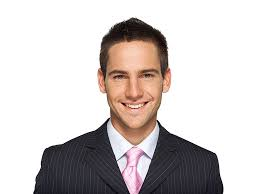
#> input picture CS 6476 - Computer Vision/Course Work/Problem Set 6 - Image Classification/input_images/man.jpeg, 260 x 194 px; its folder holds only this picture in this run
$ python experiment.py   (older library calls are emulated)
#> lines starting #> are read from the running program, lines starting #| are printed output that depends on the picture; pictures that were not available may be replaced by others from this repository, and a replacement may not be noted
### CS 6476 - Computer Vision/Course Work/Problem Set 6 - Image Classification/ps6.py
"""Problem Set 6: PCA, Boosting, Haar Features, Viola-Jones."""
import numpy as np
import cv2
import os
import sys

from helper_classes import WeakClassifier, VJ_Classifier


# assignment code
# [114 lines left out: functions load_images, split_dataset, get_mean_face, normalize_and_scale, pca, not called in this run]


class Boosting:
    """Boosting classifier.

    Args:
        X (numpy.array): Data array of flattened images
                         (row:observations, col:features) (float).
        y (numpy.array): Labels array of shape (observations, ).
        num_iterations (int): number of iterations
                              (ie number of weak classifiers).

    Attributes:
        Xtrain (numpy.array): Array of flattened images (float32).
        ytrain (numpy.array): Labels array (float32).
        num_iterations (int): Number of iterations for the boosting loop.
        weakClassifiers (list): List of weak classifiers appended in each
                               iteration.
        alphas (list): List of alpha values, one for each classifier.
        num_obs (int): Number of observations.
        weights (numpy.array): Array of normalized weights, one for each
                               observation.
        eps (float): Error threshold value to indicate whether to update
                     the current weights or stop training.
    """

    # [9 lines left out: function __init__, not called in this run]

    def calc_eps(self, pred_y):
        return np.sum(self.weights[pred_y != self.ytrain])

    def calc_alpha(self, eps):
        return 0.5 * np.log(((1 - eps) / eps))

    @staticmethod
    def normalize_weights(weights):
        return weights / np.sum(weights)

    # [53 lines left out: functions train, evaluate, predict, not called in this run]


class HaarFeature:
    """Haar-like features.

    Args:
        feat_type (tuple): Feature type {(2, 1), (1, 2), (3, 1), (2, 2)}.
        position (tuple): (row, col) position of the feature's top left corner.
        size (tuple): Feature's (height, width)

    Attributes:
        feat_type (tuple): Feature type.
        position (tuple): Feature's top left corner.
        size (tuple): Feature's width and height.
    """

    def __init__(self, feat_type, position, size):
        self.feat_type = feat_type
        self.position = position
        self.size = size

    # [125 lines left out: functions place_feature, _create_two_horizontal_feature, _create_two_vertical_feature, _create_three_horizontal_feature, _create_three_vertical_feature, _create_four_square_feature and 1 more, not called in this run]

    def evaluate(self, ii):
        """Evaluates a feature's score on a given integral image.

        Calculate the score of a feature defined by the self.feat_type.
        Using the integral image and the sum / subtraction of rectangles to
        obtain a feature's value. Add the feature's white area value and
        subtract the gray area.

        For example, on a feature of type (2, 1):
        score = sum of pixels in the white area - sum of pixels in the gray area

        Keep in mind you will need to use the rectangle sum / subtraction
        method and not numpy.sum(). This will make this process faster and
        will be useful in the ViolaJones algorithm.

        Args:
            ii (numpy.array): Integral Image.

        Returns:
            float: Score value.
        """
        get_times = False

        ii = ii.astype(np.float)

        feat_type = self.feat_type  # Change feature type
        pos = self.position
        size = self.size

        if feat_type == (2, 1):

            x1 = pos[0] - 1
            y1 = pos[1] - 1
            x2 = pos[0] + (size[0] // 2) - 1
            y2 = pos[1] + size[1] - 1
            pta = ii[x1, y1]
            ptb = ii[x1, y2]
            ptc = ii[x2, y1]
            ptd = ii[x2, y2]
            A = ptd - ptc - ptb + pta

            x1 = pos[0] - 1 + size[0] // 2
            y1 = pos[1] - 1
            x2 = pos[0] + size[0] - 1
            y2 = pos[1] + size[1] - 1
            pta = ii[x1, y1]
            ptb = ii[x1, y2]
            ptc = ii[x2, y1]
            ptd = ii[x2, y2]
            B = ptd - ptc - ptb + pta
            return A - B

        if feat_type == (1, 2):
            x1 = pos[0] - 1
            y1 = pos[1] - 1
            x2 = pos[0] - 1 + size[0]
            y2 = pos[1] - 1 + size[1] // 2
            pta = ii[x1, y1]
            ptb = ii[x1, y2]
            ptc = ii[x2, y1]
            ptd = ii[x2, y2]
            A = ptd - ptc - ptb + pta

            x1 = pos[0] - 1
            y1 = pos[1] - 1 + size[1] // 2
            x2 = pos[0] - 1 + size[0]
            y2 = pos[1] - 1 + size[1]
            pta = ii[x1, y1]
            ptb = ii[x1, y2]
            ptc = ii[x2, y1]
            ptd = ii[x2, y2]
            B = ptd - ptc - ptb + pta
            return A - B

        if feat_type == (3, 1):
            x1 = pos[0] - 1
            y1 = pos[1] - 1
            x2 = pos[0] - 1 + size[0] // 3
            y2 = pos[1] - 1 + size[1]
            pta = ii[x1, y1]
            ptb = ii[x1, y2]
            ptc = ii[x2, y1]
            ptd = ii[x2, y2]
            A = ptd - ptc - ptb + pta

            x1 = pos[0] - 1 + size[0] // 3
            y1 = pos[1] - 1
            x2 = pos[0] - 1 + 2 * size[0] // 3
            y2 = pos[1] - 1 + size[1]
            pta = ii[x1, y1]
            ptb = ii[x1, y2]
            ptc = ii[x2, y1]
            ptd = ii[x2, y2]
            B = ptd - ptc - ptb + pta

            x1 = pos[0] - 1 + 2 * size[0] // 3
            y1 = pos[1] - 1
            x2 = pos[0] - 1 + size[0]
            y2 = pos[1] - 1 + size[1]
            pta = ii[x1, y1]
            ptb = ii[x1, y2]
            ptc = ii[x2, y1]
            ptd = ii[x2, y2]
            C = ptd - ptc - ptb + pta
            return A - B + C

        if feat_type == (1, 3):
            x1 = pos[0] - 1
            y1 = pos[1] - 1
            x2 = pos[0] - 1 + size[0]
            y2 = pos[1] - 1 + size[1] // 3
            pta = ii[x1, y1]
            ptb = ii[x1, y2]
            ptc = ii[x2, y1]
            ptd = ii[x2, y2]
            A = ptd - ptc - ptb + pta

            x1 = pos[0] - 1
            y1 = pos[1] - 1 + size[1] // 3
            x2 = pos[0] - 1 + size[0]
            y2 = pos[1] - 1 + 2 * size[1] // 3
            pta = ii[x1, y1]
            ptb = ii[x1, y2]
            ptc = ii[x2, y1]
            ptd = ii[x2, y2]
            B = ptd - ptc - ptb + pta

            x1 = pos[0] - 1
            y1 = pos[1] - 1 + 2 * size[1] // 3
            x2 = pos[0] - 1 + size[0]
            y2 = pos[1] - 1 + size[1]
            pta = ii[x1, y1]
            ptb = ii[x1, y2]
            ptc = ii[x2, y1]
            ptd = ii[x2, y2]
            C = ptd - ptc - ptb + pta
            return A - B + C

        if feat_type == (2, 2):
            x1 = pos[0] - 1
            y1 = pos[1] - 1
            x2 = pos[0] - 1 + size[0] // 2
            y2 = pos[1] - 1 + size[1] // 2
            pta = ii[x1, y1]
            ptb = ii[x1, y2]
            ptc = ii[x2, y1]
            ptd = ii[x2, y2]
            A = ptd - ptc - ptb + pta

            x1 = pos[0] - 1
            y1 = pos[1] - 1 + size[1] // 2
            x2 = pos[0] - 1 + size[0] // 2
            y2 = pos[1] - 1 + size[1]
            pta = ii[x1, y1]
            ptb = ii[x1, y2]
            ptc = ii[x2, y1]
            ptd = ii[x2, y2]
            B = ptd - ptc - ptb + pta

            x1 = pos[0] - 1 + size[0] // 2
            y1 = pos[1] - 1
            x2 = pos[0] - 1 + size[0]
            y2 = pos[1] - 1 + size[1] // 2
            pta = ii[x1, y1]
            ptb = ii[x1, y2]
            ptc = ii[x2, y1]
            ptd = ii[x2, y2]
            C = ptd - ptc - ptb + pta

            x1 = pos[0] - 1 + size[0] // 2
            y1 = pos[1] - 1 + size[1] // 2
            x2 = pos[0] - 1 + size[0]
            y2 = pos[1] - 1 + size[1]
            pta = ii[x1, y1]
            ptb = ii[x1, y2]
            ptc = ii[x2, y1]
            ptd = ii[x2, y2]
            D = ptd - ptc - ptb + pta
            return -A + B + C - D


def convert_images_to_integral_images(images):
    """Convert a list of grayscale images to integral images.

    Args:
        images (list): List of grayscale images (uint8 or float).

    Returns:
        (list): List of integral images.
    """
    return [np.cumsum(np.cumsum(i, axis=0), axis=1) for i in images]


class ViolaJones:
    """Viola Jones face detection method

    Args:
        pos (list): List of positive images.
        neg (list): List of negative images.
        integral_images (list): List of integral images.

    Attributes:
        haarFeatures (list): List of haarFeature objects.
        integralImages (list): List of integral images.
        classifiers (list): List of weak classifiers (VJ_Classifier).
        alphas (list): Alpha values, one for each weak classifier.
        posImages (list): List of positive images.
        negImages (list): List of negative images.
        labels (numpy.array): Positive and negative labels.
    """
    def __init__(self, pos, neg, integral_images, use_sum=False):
        self.haarFeatures = []
        self.integralImages = integral_images
        self.classifiers = []
        self.alphas = []
        self.posImages = pos
        self.negImages = neg
        self.labels = np.hstack((np.ones(len(pos)), -1*np.ones(len(neg))))
        self.use_negative = True
        self.use_sum = use_sum

    def createHaarFeatures(self):
        # Let's take detector resolution of 24x24 like in the paper
        FeatureTypes = {"two_horizontal": (2, 1),
                        "two_vertical": (1, 2),
                        "three_horizontal": (3, 1),
                        "three_vertical": (1, 3),
                        "four_square": (2, 2)}

        haarFeatures = []
        for _, feat_type in FeatureTypes.items():
            for sizei in range(feat_type[0], 24 + 1, feat_type[0]):
                for sizej in range(feat_type[1], 24 + 1, feat_type[1]):
                    for posi in range(0, 24 - sizei + 1, 4):
                        for posj in range(0, 24 - sizej + 1, 4):
                            haarFeatures.append(
                                HaarFeature(feat_type, [posi, posj],
                                            [sizei, sizej]))
        self.haarFeatures = haarFeatures

    def train(self, num_classifiers):

        # Use this scores array to train a weak classifier using VJ_Classifier
        # in the for loop below.
#> called with num_classifiers = 4
        scores = np.zeros((len(self.integralImages), len(self.haarFeatures)))
        print(" -- compute all scores --")
        for i, im in enumerate(self.integralImages):
            scores[i, :] = [hf.evaluate(im) for hf in self.haarFeatures]

        weights_pos = np.ones(len(self.posImages), dtype='float') * 1.0 / (
                           2*len(self.posImages))
        weights_neg = np.ones(len(self.negImages), dtype='float') * 1.0 / (
                           2*len(self.negImages))
        weights = np.hstack((weights_pos, weights_neg))

        print(" -- select classifiers --")

        for i in range(num_classifiers):
            # Normalize Weights
            weights = weights / np.sum(weights)

            # Initialize Classifier h_j
            clf = VJ_Classifier(X=scores, y=self.labels, weights=weights)

            # Train Classifier
            clf.train()

            # Append classifier to self.classifiers
            self.classifiers.append(clf)

            # Calculate Error
            beta_t = clf.error / (1.0 - clf.error)

            # Update Weights
            if self.use_negative:
                e_i = np.asarray([-1 if clf.predict(scores[i]) == self.labels[i] else 1 for i in range(len(scores))])
            else:
                e_i = np.asarray([0 if clf.predict(scores[i]) == self.labels[i] else 1 for i in range(len(scores))])
            weights = weights * (beta_t ** (1 - e_i))

            # Calculate Alpha_t
            alpha_t = np.log((1.0 / beta_t))
            self.alphas.append(alpha_t)

        print(" -- training complete --")

    def predict(self, images):
        """Return predictions for a given list of images.

        Args:
            images (list of element of type numpy.array): list of images (observations).

        Returns:
            list: Predictions, one for each element in images.
        """

        integral_images = convert_images_to_integral_images(images)

        scores = np.zeros((len(integral_images), len(self.haarFeatures)))

        for i in range(len(self.classifiers)):
            # Populate the score location for each classifier 'clf' in
            # self.classifiers.

            # Obtain the Haar feature id from clf.feature
            feature_id = self.classifiers[i].feature
            for j in range(len(integral_images)):
                # Use this id to select the respective feature object from
                # self.haarFeatures
                # Add the score value to score[x, feature id] calling the feature's
                # evaluate function. 'x' is each image in 'ii'
                scores[j, feature_id] = self.haarFeatures[feature_id].evaluate(integral_images[j])

        result = []

        # Append the results for each row in 'scores'. This value is obtained
        # using the equation for the strong classifier H(x).
        total_alpha = np.sum(self.alphas)

        for x in scores:
            predictions_total = 0.
            for j in range(len(self.classifiers)):
                predictions_total += self.alphas[j] * self.classifiers[j].predict(x)
            if predictions_total >= total_alpha * 0.5:
                result.append(1)
            else:
                if self.use_negative:
                    result.append(-1)
                else:
                    result.append(0)
        return result

    def faceDetection(self, image, filename):
        """Scans for faces in a given image.

        Complete this function following the instructions in the problem set
        document.

        Use this function to also save the output image.

        Args:
            image (numpy.array): Input image.
            filename (str): Output image file name.

        Returns:
            None.
        """
        original_image = np.copy(image)
        # Convert to grayscale
        image = cv2.cvtColor(image, cv2.COLOR_BGR2GRAY)
        height, width = image.shape[:2]
        rectangle_dimension = 24

        windows = []
        index_tracker = []
        for temp_height in np.arange(0, height-rectangle_dimension, 1).astype(np.int):
            for temp_width in np.arange(0, width-rectangle_dimension, 1).astype(np.int):
                windows.append(image[temp_height:temp_height+24, temp_width:temp_width+24])
                index_tracker.append([temp_height, temp_width])
        pred_y = np.asarray(self.predict(windows))
        index_tracker = np.asarray(index_tracker)
        idx = pred_y == 1
        points = index_tracker[idx]
        temp_x = points[:, 0].mean().astype(np.int)
        temp_y = points[:, 1].mean().astype(np.int)
        offset = 6
        cv2.rectangle(original_image, pt1=(temp_y-offset, temp_x-offset), pt2=(temp_y+rectangle_dimension-offset, temp_x + rectangle_dimension-offset),
                      color=(0, 225, 0), thickness=1)

        cv2.imwrite(filename=f"output/{filename}.png", img=original_image)
        print()

### CS 6476 - Computer Vision/Course Work/Problem Set 6 - Image Classification/helper_classes.py
import numpy as np


class WeakClassifier():
    """ weak classifier - threshold on the features
    Args:
        X (numpy.array): data array of flattened images
                        (row:observations, col:features) (float).
        y (numpy.array): Labels array of shape (num observations, )
    """
    # [31 lines left out: functions __init__, train, not called in this run]
        # -- print(self.feature, self.threshold)

    def predict(self, x):
        return self.sign * ((x[self.feature] > self.threshold) * 2 - 1)


class VJ_Classifier:
    """Weak classifier for Viola Jones procedure

    Args:
        X (numpy.array): Feature scores for each image. Rows: number of images
                         Columns: number of features.
        y (numpy.array): Labels array of shape (num images, )
        weights (numpy.array): observations weights array of shape (num observations, )

    Attributes:
        Xtrain (numpy.array): Feature scores, one for each image.
        ytrain (numpy.array): Labels, one per image.
        weights (float): Observations weights
        threshold (float): Integral image score minimum value.
        feat (int): index of the feature that leads to minimum classification error.
        polarity (float): Feature's sign value. Defaults to 1.
        error (float): minimized error (epsilon)
    """
    def __init__(self, X, y, weights, thresh=0, feat=0, polarity=1):
        self.Xtrain = np.float32(X)
        self.ytrain = np.float32(y)
        self.weights = weights
        self.threshold = thresh
        self.feature = feat
        self.polarity = polarity
        self.error = 0

    def train(self):
        """Trains a weak classifier that uses Haar-like feature scores.

        This process finds the feature that minimizes the error as shown in
        the Viola-Jones paper.

        Once found, the following attributes are updated:
        - feature: The column id in X.
        - threshold: Threshold (theta) used.
        - polarity: Sign used (another way to find the parity shown in the
                    paper).
        - error: lowest error (epsilon).
        """
        signs = [1] * self.Xtrain.shape[1]
        thresholds = [0] * self.Xtrain.shape[1]
        errors = [100] * self.Xtrain.shape[1]

        for f in range(self.Xtrain.shape[1]):
            tmp_thresholds = self.Xtrain[:,f].copy()
            tmp_thresholds = np.unique(tmp_thresholds)
            tmp_thresholds.sort()
            tmp_thresholds = [(tmp_thresholds[i]+tmp_thresholds[i+1])/2 for i in
                              range(len(tmp_thresholds)-1)]

            min_e = 10000000000000
            for theta in tmp_thresholds:
                for s in [1,-1]:
                    tmp_r = self.weights * ( s*((self.Xtrain[:,f]<theta)*2-1) != self.ytrain )
                    tmp_e = sum(tmp_r)
                    if tmp_e < min_e:
                        thresholds[f] = theta
                        signs[f] = s
                        errors[f] = tmp_e
                        min_e = tmp_e

        feat = errors.index(min(errors))
        self.feature = feat
        self.threshold = thresholds[feat]
        self.polarity = signs[feat]
        self.error = errors[feat]

    def predict(self, x):
        """Returns a predicted label.

        Inequality shown in the Viola Jones paper for h_j(x).

        Args:
            x (numpy.array): Scores obtained from Haar Features, one for each
                             feature.

        Returns:
            float: predicted label
        """
        return self.polarity * ((x[self.feature] < self.threshold) * 2 - 1)

### CS 6476 - Computer Vision/Course Work/Problem Set 6 - Image Classification/experiment.py
"""Problem Set 6: PCA, Boosting, Haar Features, Viola-Jones."""
import cv2
import os
import numpy as np
import matplotlib.pyplot as plt
import math
import pandas as pd
import pickle

import ps6_util
import ps6

# I/O directories
INPUT_DIR = "input_images"
OUTPUT_DIR = "./"

YALE_FACES_DIR = os.path.join(INPUT_DIR, 'Yalefaces')
FACES94_DIR = os.path.join(INPUT_DIR, 'faces94')
POS_DIR = os.path.join(INPUT_DIR, "pos")
NEG_DIR = os.path.join(INPUT_DIR, "neg")
NEG2_DIR = os.path.join(INPUT_DIR, "neg2")


def load_images_from_dir(data_dir, size=(24, 24), ext=".png"):
    imagesFiles = [f for f in os.listdir(data_dir) if f.endswith(ext)]
    imgs = [np.array(cv2.imread(os.path.join(data_dir, f), 0)) for f in imagesFiles]
    imgs = [cv2.resize(x, size) for x in imgs]

    return imgs

# Utility function
# [362 lines left out: functions plot_eigen_faces, visualize_mean_face, part_1a_1b, part_1c, part_2a, part_3a and 1 more, not called in this run]


def part_4_c():
    load_clf = False
    f_name = "ViolaJonesClassifierTrained.pkl"

    pos = load_images_from_dir(POS_DIR)[:20]
    neg = load_images_from_dir(NEG_DIR)

    images = pos + neg

    integral_images = ps6.convert_images_to_integral_images(images)
    if load_clf:
        print()
        with open(f_name, "rb") as input_file:
            VJ = pickle.load(input_file)

    else:
        VJ = ps6.ViolaJones(pos, neg, integral_images)
        VJ.createHaarFeatures()

        VJ.train(4)
        with open(f_name, "wb") as output_file:
            pickle.dump(VJ, output_file)


    image = cv2.imread(os.path.join(INPUT_DIR, "man.jpeg"), -1)
#> image is the input picture: shape (194, 260, 3); mean B, G, R 199.2, 200.5, 207
    image = cv2.resize(image, (120, 60))
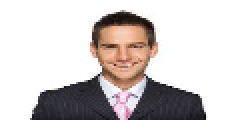
#> image: shape (60, 120, 3) (shown 2 times larger); mean B, G, R 199.1, 200.4, 206.9
    VJ.faceDetection(image, filename="ps6-4-c-1")
#> in faceDetection, `image = cv2.cvtColor(image, cv2.COLOR_BGR2GRAY)`:
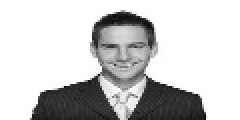
#> image: shape (60, 120) (shown 2 times larger); min 10, max 255, mean 202.2
#> after the loop in faceDetection, `for temp_height in np.arange(0, height-rectangle_dimension, 1).astype(..`: index_tracker = 3456 pairs, first value 0 to 35, second value 0 to 95; windows = 3456 items
#> in predict, `scores = np.zeros((len(integral_images), len(self.haarFeatures)))`: scores: shape (3456, 13188) float64; every value is 0
#> the loop in predict, `for i in range(len(self.classifiers)): # Populate the score location f..` made 4 passes
#> pass 1, in evaluate, `ii = ii.astype(np.float)`:
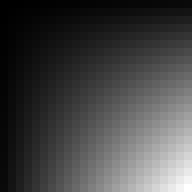
#> ii: shape (24, 24) float64 (shown 8 times larger); min 255, max 146880, mean 39843.8; drawn with min black and max white
#> after the loop in predict, `for i in range(len(self.classifiers)):`:
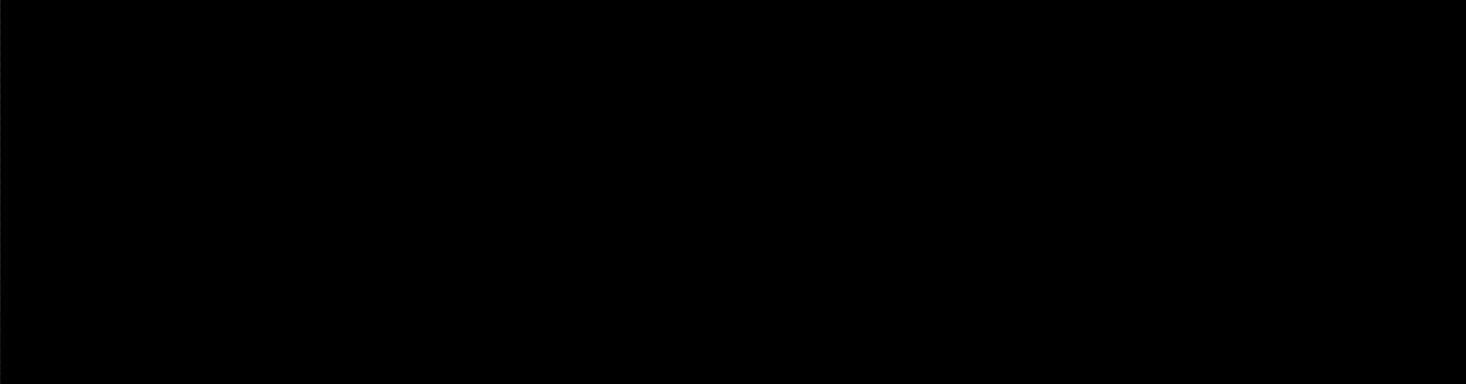
#> scores: shape (3456, 13188) float64 (shown at 1/9 size); min 0, max 140760, mean 8.6; drawn with min black and max white


if __name__ == "__main__":
    # [5 lines of commented-out code are left out]
#> (the run stopped early here; a loop or call above may not have finished)
